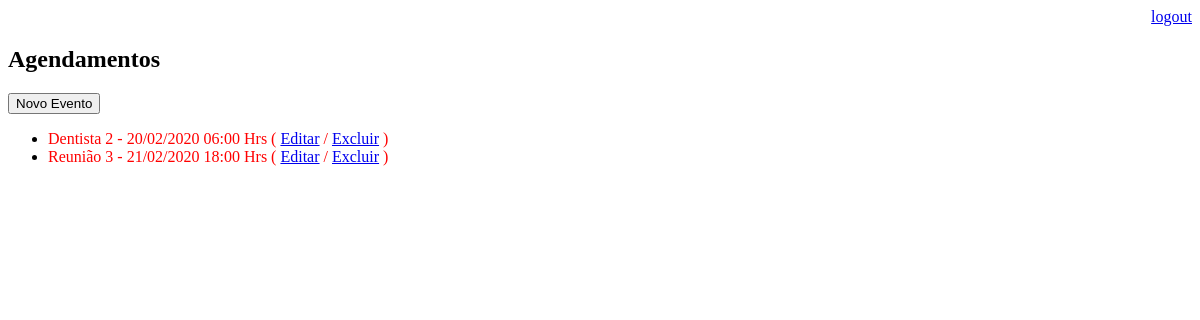
The page /agenda/ (signed in) on the database as committed earlier.
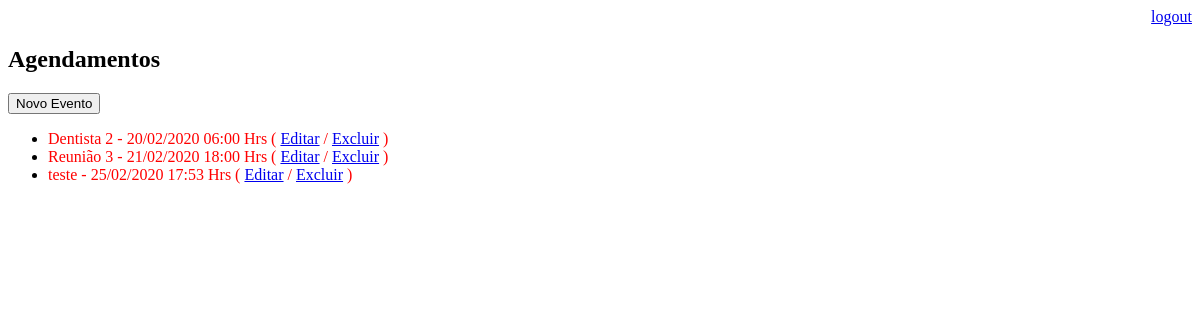
The same page on the database as committed later.
### core/models.py (models this page shows, shortened)
class Evento(models.Model):
    titulo = models.CharField(max_length=100)
    descricao = models.TextField(blank=True, null=True)
    data_evento = models.DateTimeField(verbose_name='Data do Evento')
    local = models.CharField(max_length=50, blank=True, null=True)
    data_criacao = models.DateTimeField(auto_now=True)
    usuario = models.ForeignKey(User, on_delete=models.CASCADE)
    class Meta:
        db_table = 'evento'
    def get_data_evento(self):
        return self.data_evento.strftime('%d/%m/%Y %H:%M Hrs')
    def get_evento_atrasado(self):
        if self.data_evento < datetime.now():
            return True
        else:
            return False

### core/views.py (the view)
# urls.py: path('agenda/', views.lista_eventos),
@login_required(login_url='/login/')
def lista_eventos(request):
    usuario = request.user
    data_atual = datetime.now()
    evento = Evento.objects.filter(usuario=usuario) #,data_evento__gt=data_atual)
    dados = {'eventos': evento}
    return render(request, 'agenda.html', dados)

### templates/agenda.html (shortened to what this page needs)
<!DOCTYPE html>
<html lang="en">
<head>
    <div align="right">
        <a href="/logout">logout</a>
    </div>
</head>
<body>
    <h2>Agendamentos</h2>
    <a href="evento/">
        <button type="button">Novo Evento</button>
    </a>
    <ul>
        {% for evento in eventos %}
            <li>
                <div style={% if evento.get_evento_atrasado %}
                                "color:red"
                            {% endif %}>
                    {{ evento.titulo }} - {{ evento.get_data_evento }}
                    ( <a href="evento/?id={{ evento.id }}">Editar</a>
                    / <a href="evento/delete/{{ evento.id }}">Excluir</a> )
                </div>
            </li>
        {% endfor %}
</body>
</html>

Rows that differ between the two databases and show on the page:
added Evento: titulo "teste", get_data_evento "25/02/2020 17:53 Hrs"
